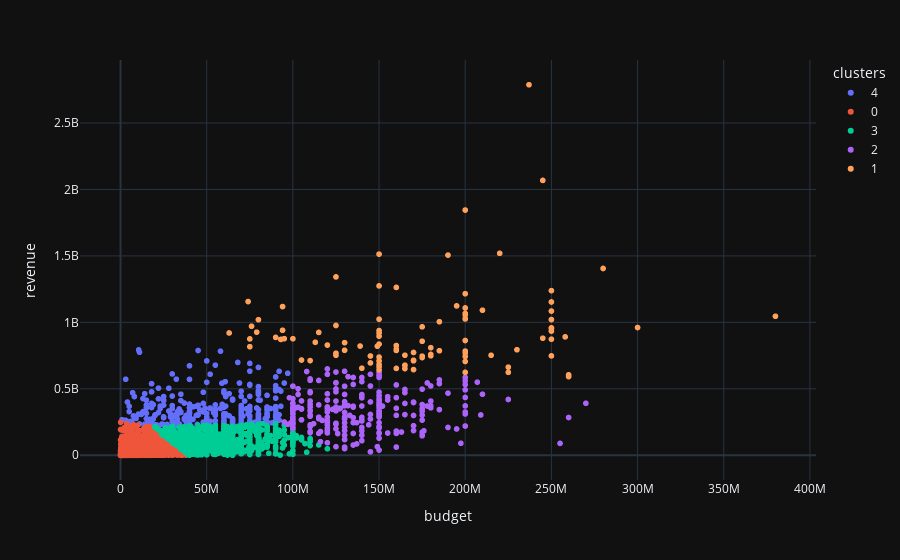

Notebook code cell kept with this figure:
### Code cell
import modules.recomander.CollaborativeRecomander as cr
import modules.clusters.ClusterCompre as cc

cc.get_elbow_diagram("budget", "runtime")
cc.create_cluster_scatter("budget", "revenue", 5)
cr.recommend_movies(87, 5)

### Figure 1 — Plotly figure (JSON) as saved in the notebook; plotly's stock layout.template omitted (floating-point values rounded to 4 significant figures; data arrays with more than 128 entries replaced by an {"elided": "..."} marker saying what was removed)
{"data": [{"customdata": {"elided": "268x1 str values"}, "hovertemplate": "clusters=4<br>budget=%{x}<br>revenue=%{y}<br>title=%{customdata[0]}<extra></extra>", "legendgroup": "4", "marker": {"color": "#636efa", "symbol": "circle"}, "mode": "markers", "name": "4", "showlegend": true, "x": {"elided": "268 float values"}, "xaxis": "x", "y": {"elided": "268 float values"}, "yaxis": "y", "type": "scattergl"}, {"customdata": {"elided": "3662x1 str values"}, "hovertemplate": "clusters=0<br>budget=%{x}<br>revenue=%{y}<br>title=%{customdata[0]}<extra></extra>", "legendgroup": "0", "marker": {"color": "#EF553B", "symbol": "circle"}, "mode": "markers", "name": "0", "showlegend": true, "x": {"elided": "3662 float values"}, "xaxis": "x", "y": {"elided": "3662 float values"}, "yaxis": "y", "type": "scattergl"}, {"customdata": {"elided": "1098x1 str values"}, "hovertemplate": "clusters=3<br>budget=%{x}<br>revenue=%{y}<br>title=%{customdata[0]}<extra></extra>", "legendgroup": "3", "marker": {"color": "#00cc96", "symbol": "circle"}, "mode": "markers", "name": "3", "showlegend": true, "x": {"elided": "1098 float values"}, "xaxis": "x", "y": {"elided": "1098 float values"}, "yaxis": "y", "type": "scattergl"}, {"customdata": {"elided": "249x1 str values"}, "hovertemplate": "clusters=2<br>budget=%{x}<br>revenue=%{y}<br>title=%{customdata[0]}<extra></extra>", "legendgroup": "2", "marker": {"color": "#ab63fa", "symbol": "circle"}, "mode": "markers", "name": "2", "showlegend": true, "x": {"elided": "249 float values"}, "xaxis": "x", "y": {"elided": "249 float values"}, "yaxis": "y", "type": "scattergl"}, {"customdata": [["Jurassic Park"], ["Independence Day"], ["Titanic"], ["Star Wars: Episode I - The Phantom Menace"], ["Harry Potter and the Philosopher's Stone"], ["The Lord of the Rings: The Fellowship of the Ring"], ["Spider-Man"], ["Harry Potter and the Chamber of Secrets"], ["The Lord of the Rings: The Two Towers"], ["The Matrix Reloaded"], ["Finding Nemo"], ["Pirates of the Caribbean: The Curse of the Black Pearl"], ["The Lord of the Rings: The Return of the King"], ["Shrek 2"], ["Harry Potter and the Prisoner of Azkaban"], ["Spider-Man 2"], ["Star Wars: Episode III - Revenge of the Sith"], ["Harry Potter and the Goblet of Fire"], ["The Chronicles of Narnia: The Lion, the Witch and the Wardrobe"], ["The Da Vinci Code"], ["Pirates of the Caribbean: Dead Man's Chest"], ["Spider-Man 3"], ["Shrek the Third"], ["Pirates of the Caribbean: At World's End"], ["Transformers"], ["Harry Potter and the Order of the Phoenix"], ["The Dark Knight"], ["Indiana Jones and the Kingdom of the Crystal Skull"], ["Up"], ["Transformers: Revenge of the Fallen"], ["Ice Age: Dawn of the Dinosaurs"], ["Harry Potter and the Half-Blood Prince"], ["2012"], ["Avatar"], ["Alice in Wonderland"], ["Iron Man 2"], ["Toy Story 3"], ["Shrek Forever After"], ["Inception"], ["Harry Potter and the Deathly Hallows: Part 1"], ["Tangled"], ["Pirates of the Caribbean: On Stranger Tides"], ["Kung Fu Panda 2"], ["Transformers: Dark of the Moon"], ["Harry Potter and the Deathly Hallows: Part 2"], ["The Avengers"], ["The Twilight Saga: Breaking Dawn - Part 1"], ["The Dark Knight Rises"], ["Mission: Impossible - Ghost Protocol"], ["Men in Black 3"], ["Madagascar 3: Europe's Most Wanted"], ["The Amazing Spider-Man"], ["Ice Age: Continental Drift"], ["Skyfall"], ["The Twilight Saga: Breaking Dawn - Part 2"], ["The Hobbit: An Unexpected Journey"], ["Iron Man 3"], ["Fast & Furious 6"], ["Man of Steel"], ["Monsters University"], ["Despicable Me 2"], ["Gravity"], ["Thor: The Dark World"], ["The Hunger Games: Catching Fire"], ["The Hobbit: The Desolation of Smaug"], ["Frozen"], ["Interstellar"], ["Captain America: The Winter Soldier"], ["The Amazing Spider-Man 2"], ["X-Men: Days of Future Past"], ["Maleficent"], ["Mission: Impossible - Rogue Nation"], ["Transformers: Age of Extinction"], ["Dawn of the Planet of the Apes"], ["Guardians of the Galaxy"], ["Big Hero 6"], ["The Hunger Games: Mockingjay - Part 1"], ["Jurassic World"], ["The Hobbit: The Battle of the Five Armies"], ["Star Wars: The Force Awakens"], ["Avengers: Age of Ultron"], ["Pirates of the Caribbean: Dead Men Tell No Tales"], ["Guardians of the Galaxy Vol. 2"], ["Captain America: Civil War"], ["Doctor Strange"], ["Furious 7"], ["Inside Out"], ["The Hunger Games: Mockingjay - Part 2"], ["Fantastic Beasts and Where to Find Them"], ["The Secret Life of Pets"], ["Suicide Squad"], ["Minions"], ["Spectre"], ["Batman v Superman: Dawn of Justice"], ["The Jungle Book"], ["Wonder Woman"], ["Zootopia"], ["Finding Dory"], ["Moana"], ["Rogue One: A Star Wars Story"], ["Beauty and the Beast"], ["The Fate of the Furious"], ["Despicable Me 3"], ["Transformers: The Last Knight"]], "hovertemplate": "clusters=1<br>budget=%{x}<br>revenue=%{y}<br>title=%{customdata[0]}<extra></extra>", "legendgroup": "1", "marker": {"color": "#FFA15A", "symbol": "circle"}, "mode": "markers", "name": "1", "showlegend": true, "x": [63000000.0, 75000000.0, 200000000.0, 115000000.0, 125000000.0, 93000000.0, 139000000.0, 100000000.0, 79000000.0, 150000000.0, 94000000.0, 140000000.0, 94000000.0, 150000000.0, 130000000.0, 200000000.0, 113000000.0, 150000000.0, 180000000.0, 125000000.0, 200000000.0, 258000000.0, 160000000.0, 300000000.0, 150000000.0, 150000000.0, 185000000.0, 185000000.0, 175000000.0, 150000000.0, 90000000.0, 250000000.0, 200000000.0, 237000000.0, 200000000.0, 200000000.0, 200000000.0, 165000000.0, 160000000.0, 250000000.0, 260000000.0, 380000000.0, 150000000.0, 195000000.0, 125000000.0, 220000000.0, 110000000.0, 250000000.0, 145000000.0, 225000000.0, 145000000.0, 215000000.0, 95000000.0, 200000000.0, 120000000.0, 250000000.0, 200000000.0, 160000000.0, 225000000.0, 200000000.0, 76000000.0, 105000000.0, 170000000.0, 130000000.0, 250000000.0, 150000000.0, 165000000.0, 170000000.0, 200000000.0, 250000000.0, 180000000.0, 150000000.0, 210000000.0, 170000000.0, 170000000.0, 165000000.0, 125000000.0, 150000000.0, 250000000.0, 245000000.0, 280000000.0, 230000000.0, 200000000.0, 250000000.0, 165000000.0, 190000000.0, 175000000.0, 160000000.0, 180000000.0, 75000000.0, 175000000.0, 74000000.0, 245000000.0, 250000000.0, 175000000.0, 149000000.0, 150000000.0, 200000000.0, 150000000.0, 200000000.0, 160000000.0, 250000000.0, 80000000.0, 260000000.0], "xaxis": "x", "y": [920100000.0, 817000000.0, 1845000000.0, 924300000.0, 976500000.0, 871400000.0, 821700000.0, 876700000.0, 926300000.0, 738600000.0, 940300000.0, 655000000.0, 1119000000.0, 919800000.0, 789800000.0, 783800000.0, 850000000.0, 895900000.0, 748800000.0, 767800000.0, 1066000000.0, 890900000.0, 799000000.0, 961000000.0, 709700000.0, 938200000.0, 1005000000.0, 786600000.0, 735100000.0, 836300000.0, 886700000.0, 934000000.0, 769700000.0, 2788000000.0, 1025000000.0, 623900000.0, 1067000000.0, 752600000.0, 825500000.0, 954300000.0, 591800000.0, 1046000000.0, 665700000.0, 1124000000.0, 1342000000.0, 1520000000.0, 712200000.0, 1085000000.0, 694700000.0, 624000000.0, 746900000.0, 752200000.0, 877200000.0, 1109000000.0, 829000000.0, 1021000000.0, 1215000000.0, 788700000.0, 662800000.0, 743600000.0, 970800000.0, 716400000.0, 644600000.0, 847400000.0, 958400000.0, 1274000000.0, 675100000.0, 714800000.0, 705700000.0, 747900000.0, 758500000.0, 682300000.0, 1091000000.0, 710600000.0, 773300000.0, 652100000.0, 752100000.0, 1514000000.0, 956000000.0, 2068000000.0, 1405000000.0, 794200000.0, 863400000.0, 1153000000.0, 677700000.0, 1506000000.0, 857600000.0, 653400000.0, 809300000.0, 875500000.0, 745600000.0, 1157000000.0, 880700000.0, 873300000.0, 966600000.0, 820600000.0, 1024000000.0, 1029000000.0, 643000000.0, 1056000000.0, 1263000000.0, 1239000000.0, 1020000000.0, 604900000.0], "yaxis": "y", "type": "scattergl"}], "layout": {"legend": {"title": {"text": "clusters"}, "tracegroupgap": 0}, "margin": {"t": 60}, "xaxis": {"anchor": "y", "domain": [0.0, 1.0], "title": {"text": "budget"}}, "yaxis": {"anchor": "x", "domain": [0.0, 1.0], "title": {"text": "revenue"}}}}
